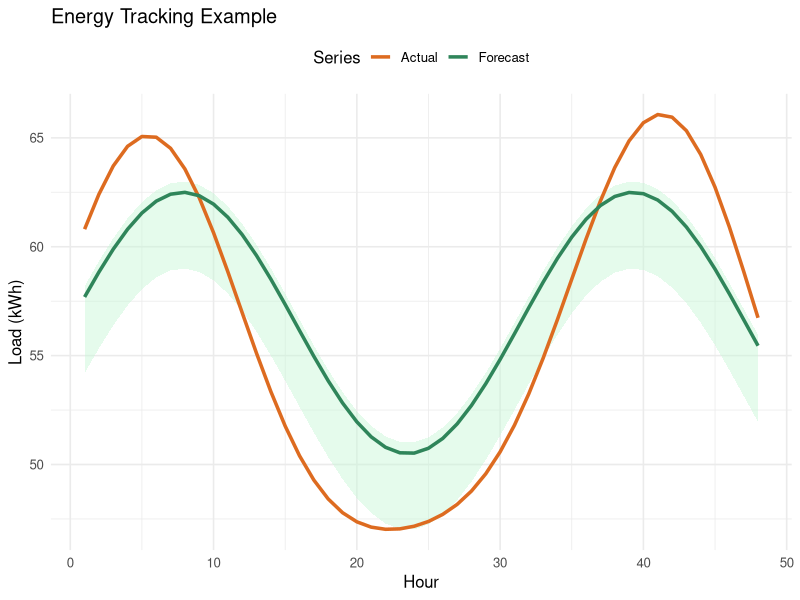

Recreate this plot in R.
#!/usr/bin/env Rscript
suppressPackageStartupMessages({
  library(ggplot2)
})

parse_args <- function() {
  args <- commandArgs(trailingOnly = TRUE)
  params <- list(title = "Energy Tracking Example", points = 48L)
  for (item in args) {
    if (grepl("^--title=", item)) {
      params$title <- sub("^--title=", "", item)
    }
    if (grepl("^--points=", item)) {
      value <- as.integer(sub("^--points=", "", item))
      if (!is.na(value)) {
        params$points <- value
      }
    }
  }
  params$points <- max(12L, min(params$points, 360L))
  params
}

resolve_output_dir <- function() {
  env_dir <- Sys.getenv("TOOL_OUTPUT_DIR", unset = "")
  base <- if (nzchar(env_dir)) env_dir else file.path(getwd(), "outputs")
  dir.create(base, showWarnings = FALSE, recursive = TRUE)
  base
}

build_dataset <- function(points) {
  x <- seq_len(points)
  base <- 55 + sin(x / 5) * 6
  actual <- base + cos(x / 7) * 4 + sin(x / 3) * 2
  forecast <- base + 1.5
  band <- data.frame(Index = x, Low = base - 2, High = base + 2)
  lines <- rbind(
    data.frame(Index = x, Series = "Forecast", Value = forecast),
    data.frame(Index = x, Series = "Actual", Value = actual)
  )
  list(lines = lines, band = band)
}

main <- function() {
  params <- parse_args()
  dataset <- build_dataset(params$points)

  plot <- ggplot() +
    geom_ribbon(
      data = dataset$band,
      aes(x = Index, ymin = Low, ymax = High),
      fill = "#C6F6D5",
      alpha = 0.45
    ) +
    geom_line(
      data = dataset$lines,
      aes(x = Index, y = Value, color = Series),
      size = 1.2
    ) +
    scale_color_manual(values = c(Forecast = "#2F855A", Actual = "#DD6B20")) +
    labs(
      title = params$title,
      x = "Hour",
      y = "Load (kWh)",
      color = "Series"
    ) +
    theme_minimal(base_size = 12) +
    theme(legend.position = "top")

  output_dir <- resolve_output_dir()
  figure_path <- file.path(output_dir, "r_plot_demo.png")
  ggsave(filename = figure_path, plot = plot, width = 8, height = 4.5, dpi = 120)

  cat(sprintf("[r_plot_demo] Plot saved to %s (%d points)\n", figure_path, params$points))
}

main()
